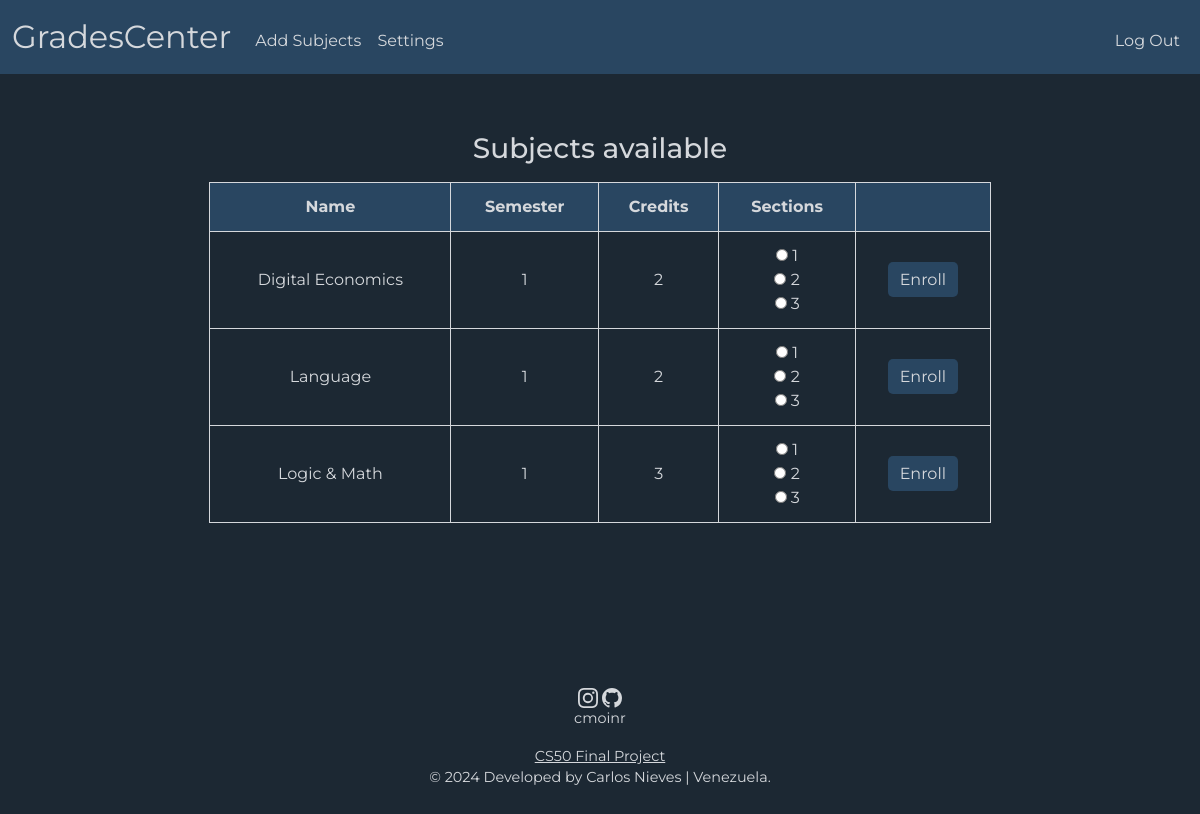
Before: /add_subjects (signed in) with the older database file.
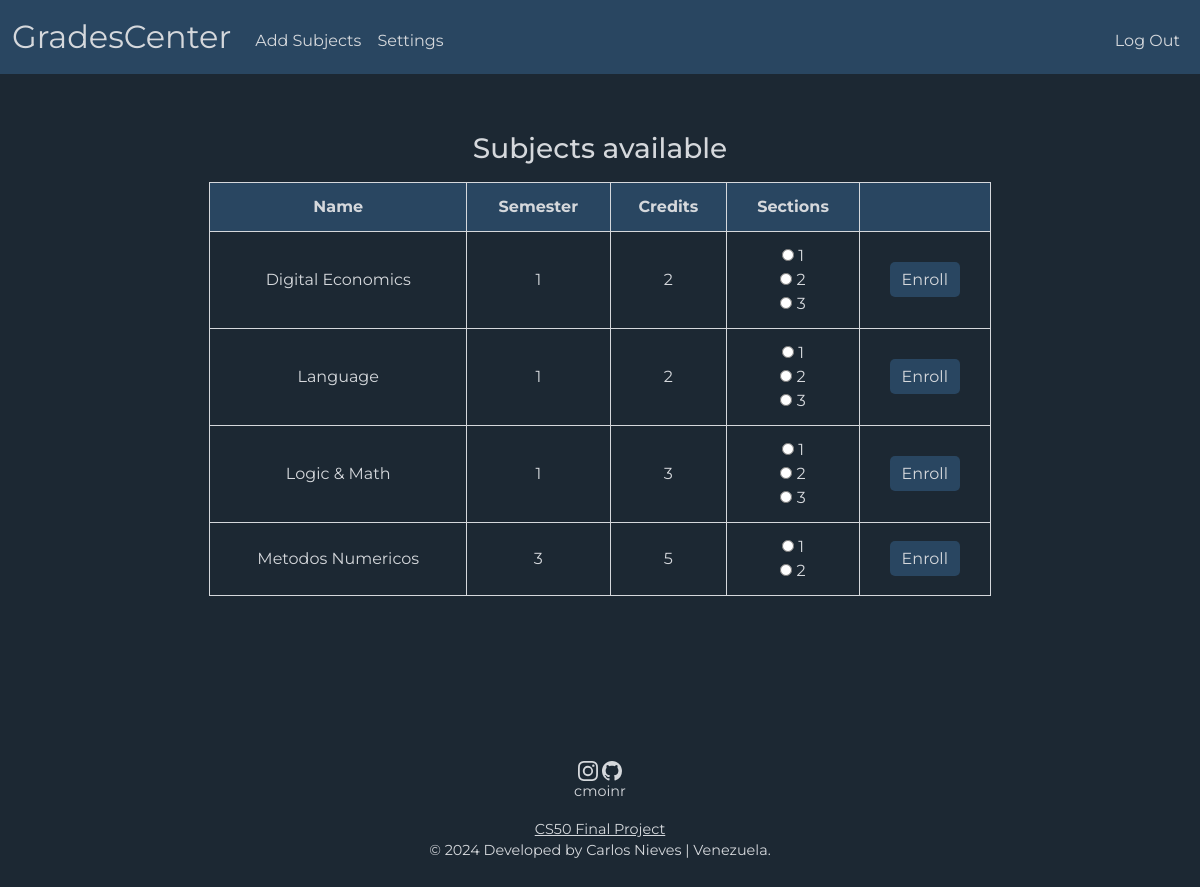
After: the same page with the newer database file.
### tables this page shows
CREATE TABLE subjects (
    id VARCHAR(16),
    name TEXT NOT NULL,
    department_id VARCHAR(16) NOT NULL,
    semester INTEGER NOT NULL,
    credits INTEGER NOT NULL,
    sections INTEGER NOT NULL,
    PRIMARY KEY(id),
    FOREIGN KEY(department_id) REFERENCES departments(id) ON DELETE CASCADE
);

### app.py (the view)
@app.route("/add_subjects", methods=["GET", "POST"])
@login_required
def add_subjects():
    if request.method == "POST":
        adding = request.form.get("selected")
        section = request.form.get("selected_section")
        if not section:
            return apology("no section selected", 400, redirect_url="/add_subjects")
        teaching = db.execute("""
            SELECT sections.id, teaching.teacher_id
            FROM sections
            JOIN teaching ON sections.id = teaching.section_id
            WHERE sections.subject_id = ?
            AND sections.section_number = ?
            AND sections.period = ?
        """, adding, section, obtener_trimestre_actual())
        subjects = db.execute("""
            SELECT studying.student_id
            FROM sections
            JOIN studying ON sections.id = studying.section_id
            WHERE sections.subject_id = ?
            AND sections.period = ?
            AND studying.student_id = ?
        """, adding, obtener_trimestre_actual(), session["user_id"])
        if len(teaching) == 0:
            return apology("there's no teacher yet", 400, redirect_url="/add_subjects")
        elif len(subjects) == 1:
            return apology("registered subject", 400, redirect_url="/add_subjects")
        availability = db.execute("""
            SELECT COUNT(student_id) AS 'enrolled'
            FROM studying
            WHERE section_id = ?
        """, teaching[0]["id"])
        if availability[0]["enrolled"] >= 50:
            print(availability[0]["enrolled"])
            return apology("This section is full", 400, redirect_url="/add_subjects")
        else:
            db.execute("""
                INSERT INTO studying (student_id, section_id) VALUES (?, ?)
            """, session["user_id"], teaching[0]["id"])
            db.execute("""
                INSERT INTO grades (student_id, section_id, grade, teacher_id) VALUES (?, ?, ?, ?)
            """, session["user_id"], teaching[0]["id"], 0, teaching[0]["teacher_id"])
            flash("Subject added!", "success")
            return redirect("/student")
    else:
        subjects_available = db.execute("""
            SELECT subjects.id, subjects.name, subjects.semester, subjects.credits, subjects.sections
            FROM subjects
            JOIN students ON subjects.department_id = students.department_id
            WHERE students.id = ?
            EXCEPT
            SELECT subjects.id, subjects.name, subjects.semester, subjects.credits, subjects.sections
            FROM studying
            JOIN sections ON studying.section_id = sections.id
            JOIN subjects ON sections.subject_id = subjects.id
            JOIN grades ON studying.student_id = grades.student_id AND studying.section_id = grades.section_id
            JOIN teaching ON studying.section_id = teaching.section_id
            JOIN teachers ON teaching.teacher_id = teachers.id
            WHERE studying.student_id = ?
        """, session["user_id"], session["user_id"])
        return render_template("add_subjects.html", subjects_available=subjects_available)

### app.py (called while the page is built)
@app.after_request
def after_request(response):
    response.headers["Cache-Control"] = "no-cache, no-store, must-revalidate"
    response.headers["Expires"] = 0
    response.headers["Pragma"] = "no-cache"
    return response

### helpers.py (called while the page is built)
def login_required(f):
    @wraps(f)
    def decorated_function(*args, **kwargs):
        if session.get("user_id") is None:
            return redirect("/login")
        return f(*args, **kwargs)
    return decorated_function

### templates/add_subjects.html (shortened to what this page needs)
{% extends "layout.html" %}
{% block main %}
    <div class="mb-3">
        <h3>Subjects available</h3>
    </div>
    <div class="mb-3">
        <table>
            <thead>
                <tr class="high">
                    <th>Name</th>
                    <th>Semester</th>
                    <th>Credits</th>
                    <th>Sections</th>
                    <th></th>
                </tr>
            </thead>
            <tbody>
                {% for subject in subjects_available %}
                    <tr>
                        <td>{{ subject['name'] }}</td>
                        <td>{{ subject['semester'] }}</td>
                        <td>{{ subject['credits'] }}</td>
                        <form action="/add_subjects" method="POST">
                            <td>
                                {% for section in range(1, subject['sections'] + 1) %}
                                    <input type="radio" name="selected_section" value="{{ section }}" style="height: 12px; width: 12px;">
                                    {{ section }}
                                    <br>
                                {% endfor %}
                            </td>
                            <td>
                                <input class="enroll" type="submit" value="Enroll">
                            </td>
                        </form>
                    </tr>
                {% endfor %}
            </tbody>
        </table>
    </div>
{% endblock %}

Changed rows visible on the page:
added subjects: name "Metodos Numericos", semester "3", credits "5", section "1" "2"
